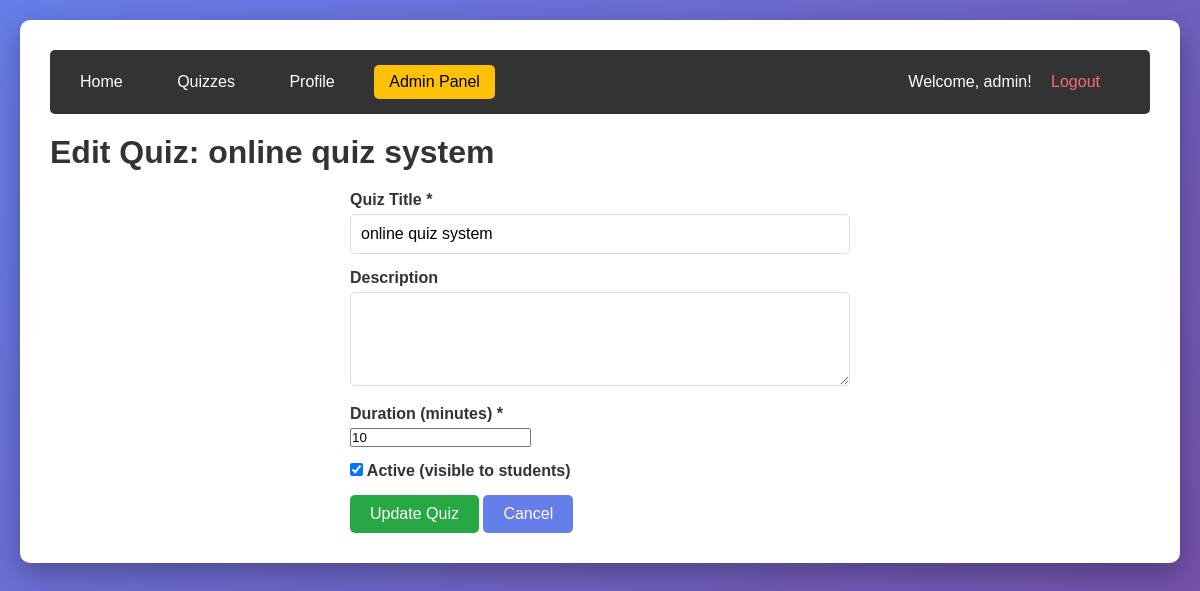
Page /manage/quiz/2/edit/ (signed in) on the committed database.
### quiz/models.py (models this page shows, shortened)
class Quiz(models.Model):
    title = models.CharField(max_length=200)
    description = models.TextField(blank=True)
    duration = models.IntegerField(help_text="Duration in minutes")
    created_at = models.DateTimeField(auto_now_add=True)
    is_active = models.BooleanField(default=True)

### quiz/views.py (the view, shortened to what this page needs)
# urls.py: path('manage/quiz/<int:quiz_id>/edit/', views.admin_edit_quiz, name='admin_edit_quiz'),
@login_required
def admin_edit_quiz(request, quiz_id):
    if not request.user.is_staff:
        messages.error(request, 'Access denied. Admin only.')
        return redirect('home')
    quiz = get_object_or_404(Quiz, id=quiz_id)
    return render(request, 'quiz/admin_edit_quiz.html', {'quiz': quiz})

### quiz/templates/quiz/admin_edit_quiz.html (shortened to what this page needs)
{% extends 'quiz/base.html' %}
{% block content %}
<h1>Edit Quiz: {{ quiz.title }}</h1>
<form method="post">
    <div class="form-group">
        <label for="title">Quiz Title *</label>
        <input type="text" id="title" name="title" value="{{ quiz.title }}" required>
    </div>
    <div class="form-group">
        <label for="description">Description</label>
        <textarea id="description" name="description" rows="4">{{ quiz.description }}</textarea>
    </div>
    <div class="form-group">
        <label for="duration">Duration (minutes) *</label>
        <input type="number" id="duration" name="duration" value="{{ quiz.duration }}" min="1" required>
    </div>
    <div class="form-group">
        <label>
            <input type="checkbox" name="is_active" {% if quiz.is_active %}checked{% endif %}> Active (visible to students)
        </label>
    </div>
    <button type="submit" class="btn btn-success">Update Quiz</button>
    <a href="{% url 'admin_quiz_list' %}" class="btn">Cancel</a>
</form>
{% endblock %}

### quiz/templates/quiz/base.html (shortened to what this page needs)
<!DOCTYPE html>
<html lang="en">
<head>
</head>
<body>
    <div class="container">
        <nav>
            <a href="{% url 'home' %}">Home</a>
            {% if user.is_authenticated %}
                <a href="{% url 'quiz_list' %}">Quizzes</a>
                <a href="{% url 'profile' %}">Profile</a>
                {% if user.is_staff %}
                    <a href="{% url 'admin_quiz_list' %}" style="background: #ffc107; color: #000;">Admin Panel</a>
                {% endif %}
                <span class="user-info">Welcome, {{ user.username }}! <a href="{% url 'logout' %}" style="color: #ff6b6b;">Logout</a></span>
            {% else %}
                <a href="{% url 'login' %}">Login</a>
                <a href="{% url 'register' %}">Register</a>
            {% endif %}
        </nav>
        {% block content %}{% endblock %}
    </div>
</body>
</html>

### quiz/templates/quiz/base.html (style rules this page uses)
* { margin: 0; padding: 0; box-sizing: border-box; }
body { font-family: Arial, sans-serif; background: linear-gradient(135deg, #667eea 0%, #764ba2 100%); min-height: 100vh; padding: 20px; }
.container { max-width: 1200px; margin: 0 auto; background: white; border-radius: 10px; box-shadow: 0 10px 30px rgba(0,0,0,0.3); padding: 30px; }
nav { background: #333; padding: 15px; border-radius: 5px; margin-bottom: 20px; }
nav a { color: white; text-decoration: none; margin-right: 20px; padding: 8px 15px; border-radius: 5px; display: inline-block; }
.user-info { float: right; color: white; }
h1 { color: #333; margin-bottom: 20px; }
.btn { display: inline-block; padding: 10px 20px; background: #667eea; color: white; text-decoration: none; border-radius: 5px; border: none; cursor: pointer; font-size: 16px; }
.btn-success { background: #28a745; }
form { max-width: 500px; margin: 0 auto; }
.form-group { margin-bottom: 15px; }
label { display: block; margin-bottom: 5px; font-weight: bold; color: #333; }
input[type="text"], input[type="email"], input[type="password"], textarea, select { width: 100%; padding: 10px; border: 1px solid #ddd; border-radius: 5px; font-size: 16px; }

### rows in the picture
Quiz: title "online quiz system", duration "10", is_active "☑"

### other values in the picture
{{ user.username }} "admin"
